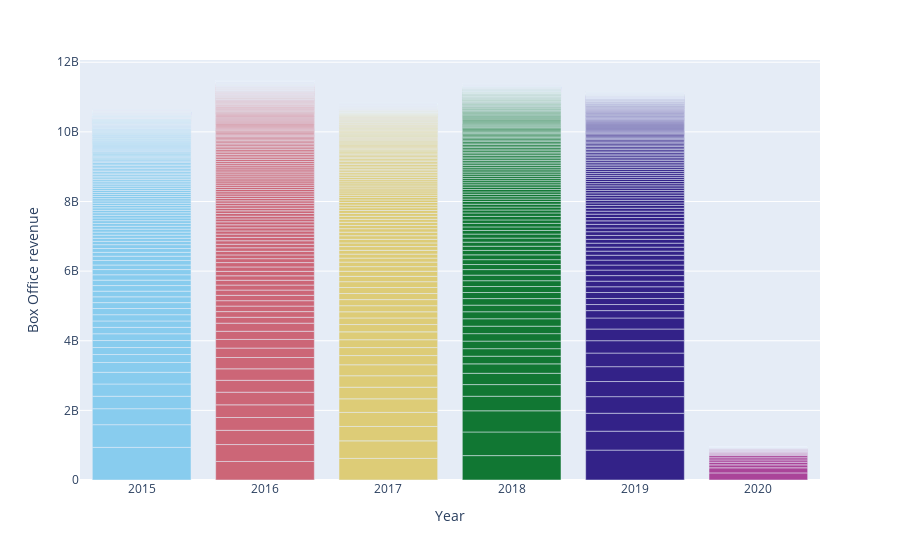

The cell this chart's notebook holds for it:
### Code cell
movies_us['negative_income'] = -movies_us.usa_gross_income
movies_us = movies_us.sort_values(by=['year', 'negative_income'])

fig = px.bar(x=movies_us.year, y=movies_us.usa_gross_income, labels={'x':'Year', 'y':'Box Office revenue'},
            hover_name=movies_us.original_title,
            color=movies_us.year,
            color_discrete_sequence=px.colors.qualitative.Safe, #qualitative.G10,

            ) #sent2box[:,0],
            #color_discrete_sequence=['#B51F1F', '#00A79F'])
            #title='Do the daily sentiment influence the daily Box Office sales?')
fig.update_layout(showlegend=False)
fig.show()

filename = 'yearly_BoxOfficeByMovie'
pio.write_html(fig, rf"{os.getcwd()}{os.sep}plotlyplots{os.sep}{filename}.html")

### Figure 1 — Plotly figure (JSON) as saved in the notebook; plotly's stock layout.template omitted (floating-point values rounded to 4 significant figures; data arrays with more than 128 entries replaced by an {"elided": "..."} marker saying what was removed)
{"data": [{"alignmentgroup": "True", "hovertemplate": "<b>%{hovertext}</b><br><br>color=2015<br>Year=%{x}<br>Box Office revenue=%{y}<extra></extra>", "hovertext": {"elided": "514 str values"}, "legendgroup": "2015", "marker": {"color": "rgb(136, 204, 238)", "pattern": {"shape": ""}}, "name": "2015", "offsetgroup": "2015", "orientation": "v", "showlegend": true, "textposition": "auto", "type": "bar", "x": {"elided": "514 str values"}, "xaxis": "x", "y": {"elided": "514 int values"}, "yaxis": "y"}, {"alignmentgroup": "True", "hovertemplate": "<b>%{hovertext}</b><br><br>color=2016<br>Year=%{x}<br>Box Office revenue=%{y}<extra></extra>", "hovertext": {"elided": "508 str values"}, "legendgroup": "2016", "marker": {"color": "rgb(204, 102, 119)", "pattern": {"shape": ""}}, "name": "2016", "offsetgroup": "2016", "orientation": "v", "showlegend": true, "textposition": "auto", "type": "bar", "x": {"elided": "508 str values"}, "xaxis": "x", "y": {"elided": "508 int values"}, "yaxis": "y"}, {"alignmentgroup": "True", "hovertemplate": "<b>%{hovertext}</b><br><br>color=2017<br>Year=%{x}<br>Box Office revenue=%{y}<extra></extra>", "hovertext": {"elided": "525 str values"}, "legendgroup": "2017", "marker": {"color": "rgb(221, 204, 119)", "pattern": {"shape": ""}}, "name": "2017", "offsetgroup": "2017", "orientation": "v", "showlegend": true, "textposition": "auto", "type": "bar", "x": {"elided": "525 str values"}, "xaxis": "x", "y": {"elided": "525 int values"}, "yaxis": "y"}, {"alignmentgroup": "True", "hovertemplate": "<b>%{hovertext}</b><br><br>color=2018<br>Year=%{x}<br>Box Office revenue=%{y}<extra></extra>", "hovertext": {"elided": "514 str values"}, "legendgroup": "2018", "marker": {"color": "rgb(17, 119, 51)", "pattern": {"shape": ""}}, "name": "2018", "offsetgroup": "2018", "orientation": "v", "showlegend": true, "textposition": "auto", "type": "bar", "x": {"elided": "514 str values"}, "xaxis": "x", "y": {"elided": "514 int values"}, "yaxis": "y"}, {"alignmentgroup": "True", "hovertemplate": "<b>%{hovertext}</b><br><br>color=2019<br>Year=%{x}<br>Box Office revenue=%{y}<extra></extra>", "hovertext": {"elided": "361 str values"}, "legendgroup": "2019", "marker": {"color": "rgb(51, 34, 136)", "pattern": {"shape": ""}}, "name": "2019", "offsetgroup": "2019", "orientation": "v", "showlegend": true, "textposition": "auto", "type": "bar", "x": {"elided": "361 str values"}, "xaxis": "x", "y": {"elided": "361 int values"}, "yaxis": "y"}, {"alignmentgroup": "True", "hovertemplate": "<b>%{hovertext}</b><br><br>color=2020<br>Year=%{x}<br>Box Office revenue=%{y}<extra></extra>", "hovertext": ["Bad Boys for Life", "Sonic the Hedgehog", "Birds of Prey: And the Fantabulous Emancipation of One Harley Quinn", "Dolittle", "The Invisible Man", "The Call of the Wild", "Onward", "Fantasy Island", "The Grudge", "The Photograph", "Underwater", "The Turning", "Gretel & Hansel", "The Way Back", "Brahms: The Boy II", "Impractical Jokers: The Movie", "Emma.", "Bloodshot", "I Still Believe", "Unhinged", "Downhill", "The New Mutants", "The Hunt", "The Rhythm Section", "My Boyfriend's Meds", "The SpongeBob Movie: Sponge on the Run", "The Rental", "Bill & Ted Face the Music", "Words on Bathroom Walls", "Relic", "Becky", "The Tax Collector", "Sarileru Neekevvaru", "Train to Busan 2", "Chhapaak", "Panga", "The Big Ugly", "Cut Throat City", "Chal Mera Putt 2", "Infamous", "Palm Springs", "Wendy", "Archive", "Target Number One", "Namsanui bujangdeul", "Ba Bai", "The Silencing", "Made in Italy", "Miss Juneteenth", "Tesla", "Summerland", "Miss Fisher and the Crypt of Tears", "Fei lung gwoh gong", "Spree", "Sputnik", "Never Rarely Sometimes Always", "I Am Fear", "The Trip to Greece", "Resistance", "What We Found", "Centigrade", "The Roads Not Taken", "Sex and the Future", "The Bay of Silence"], "legendgroup": "2020", "marker": {"color": "rgb(170, 68, 153)", "pattern": {"shape": ""}}, "name": "2020", "offsetgroup": "2020", "orientation": "v", "showlegend": true, "textposition": "auto", "type": "bar", "x": ["2020", "2020", "2020", "2020", "2020", "2020", "2020", "2020", "2020", "2020", "2020", "2020", "2020", "2020", "2020", "2020", "2020", "2020", "2020", "2020", "2020", "2020", "2020", "2020", "2020", "2020", "2020", "2020", "2020", "2020", "2020", "2020", "2020", "2020", "2020", "2020", "2020", "2020", "2020", "2020", "2020", "2020", "2020", "2020", "2020", "2020", "2020", "2020", "2020", "2020", "2020", "2020", "2020", "2020", "2020", "2020", "2020", "2020", "2020", "2020", "2020", "2020", "2020", "2020"], "xaxis": "x", "y": [204417855, 146066470, 84158461, 77047065, 64914050, 62342368, 61555145, 26441782, 21221803, 20578185, 17291078, 15472775, 15347654, 13590514, 12611536, 10691091, 10055355, 10021787, 9868521, 9025406, 8287061, 7487310, 5812500, 5437971, 2971116, 2969145, 1561048, 1220452, 1071411, 1045418, 1003700, 942666, 821000, 741479, 604334, 582720, 514107, 507436, 445000, 429148, 164000, 143518, 139593, 138000, 113527, 111552, 100746, 93877, 92349, 76263, 56106, 51032, 46855, 28771, 18192, 16565, 13266, 8340, 7464, 6976, 6480, 3518, 3101, 1941], "yaxis": "y"}], "layout": {"barmode": "relative", "legend": {"title": {"text": "color"}, "tracegroupgap": 0}, "margin": {"t": 60}, "showlegend": false, "xaxis": {"anchor": "y", "domain": [0, 1], "title": {"text": "Year"}}, "yaxis": {"anchor": "x", "domain": [0, 1], "title": {"text": "Box Office revenue"}}}}
